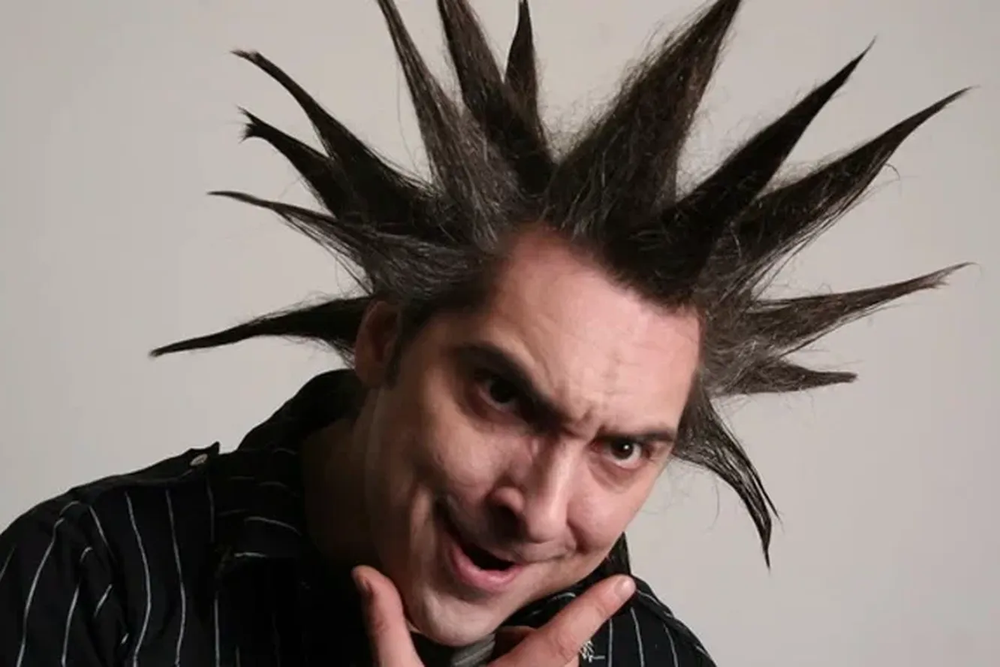
#> input picture part_1/images/punk.png, 1000 x 667 px, shrunk from 1332 x 888 before the run, found by its file name; its folder holds only this picture in this run
$ python testing.py
#> lines starting #> are read from the running program, lines starting #| are printed output that depends on the picture; after the words box and inside, x2 and y2 are one past the last pixel; in counts of white or black regions, pixels touching at a corner belong together
import os

import cv2
from matplotlib import pyplot as plt


eyes_data = cv2.CascadeClassifier("haarcascades/haarcascade_eye.xml")
mouth_data = cv2.CascadeClassifier("haarcascades/haarcascade_mcs_mouth.xml")

base_path = "part_1/images"

for filename in os.listdir(base_path):
    img = cv2.imread(os.path.join(base_path, filename))
#> img is the input picture: shape (667, 1000, 3); mean B, G, R 113.3, 118.5, 130.3
    img_gray = cv2.cvtColor(img, cv2.COLOR_BGR2GRAY)
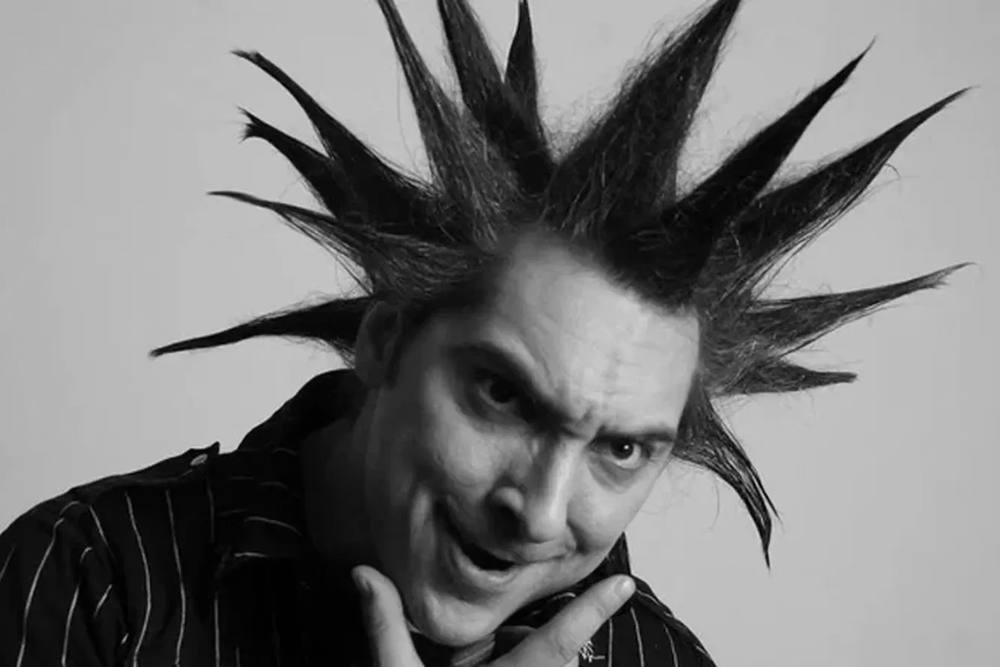
#> img_gray: shape (667, 1000); min 0, max 226, mean 121.4
    img_rgb = cv2.cvtColor(img, cv2.COLOR_BGR2RGB)
    eyes_coords = list(eyes_data.detectMultiScale(img_gray, minSize=(20, 20)))
#> eyes_coords = [[543, 212, 27, 27], [594, 419, 63, 63], [592, 453, 44, 44], [540, 202, 50, 50], [457, 362, 71, 71]]
    mouth_coords = list(mouth_data.detectMultiScale(img_gray, minSize=(20, 20)))
#> mouth_coords = [[583, 441, 79, 48], [457, 536, 92, 55], [650, 243, 278, 167]]

    for x, y, width, height in eyes_coords:
        center = (x + width // 2, y + height // 2)
        cv2.circle(img_rgb, center, max(width, height) // 2, (50, 255, 50), 5)
#> this loop made 5 passes
#> (x, y, width, height, center) on passes 1 to 5: (543, 212, 27, 27, (556, 225)), (594, 419, 63, 63, (625, 450)), (592, 453, 44, 44, (614, 475)), (540, 202, 50, 50, (565, 227)), (457, 362, 71, 71, (492, 397))
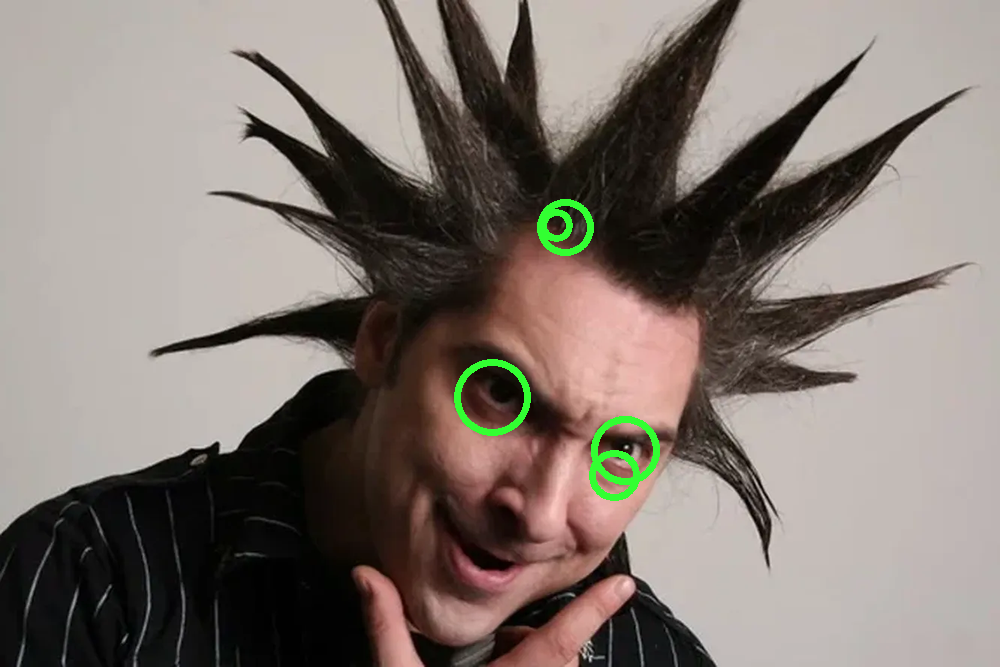
#> img_rgb: shape (667, 1000, 3); mean R, G, B 129.9, 120, 113.1

    for x, y, width, height in mouth_coords:
        right_bottom = (x + width, y + height)
        cv2.rectangle(img_rgb, (x, y), right_bottom, (255, 50, 50), 5)
#> this loop made 3 passes
#> (x, y, width, height, right_bottom) on passes 1 to 3: (583, 441, 79, 48, (662, 489)), (457, 536, 92, 55, (549, 591)), (650, 243, 278, 167, (928, 410))
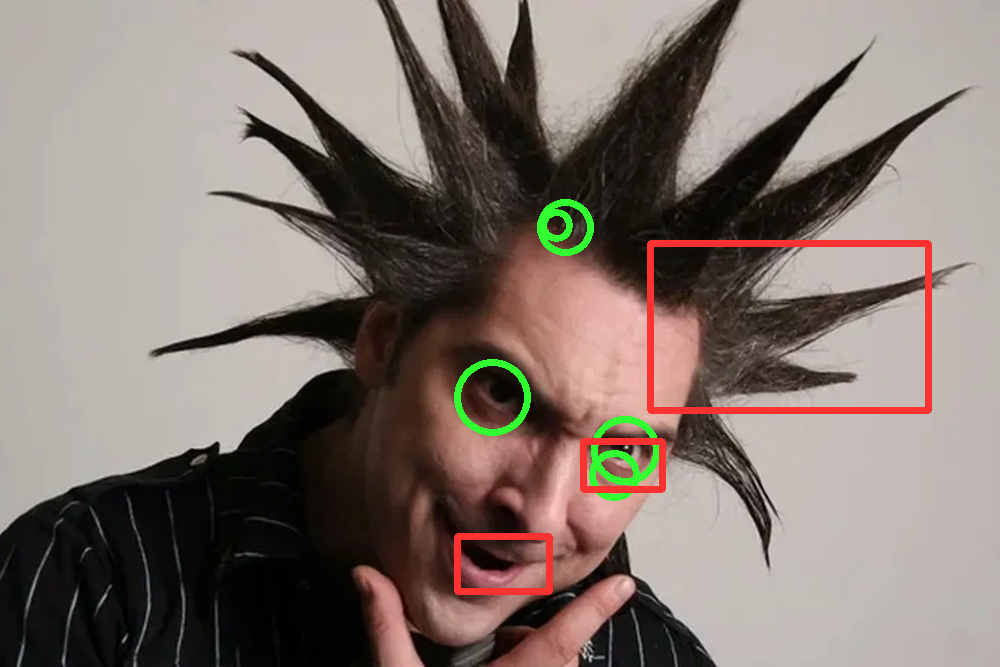
#> img_rgb: shape (667, 1000, 3); 1.5% of pixels changed, all inside (x1, y1, x2, y2) = (454, 240, 932, 595)

    plt.subplot(1, 1, 1)
    plt.imshow(img_rgb)
    plt.show()
